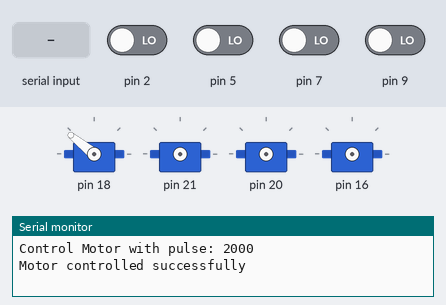
A sketch run on a simulated Arduino Uno, built with avr-gcc and run on an emulated ATmega328P. On the bench: 4 × servo, the last lines printed to the serial monitor. The test bench sets the inputs (shaded band); at power-on: pin 2, pin 5, pin 7, pin 9 LOW.

Above: at 0.01 s.
At 1.6 s:
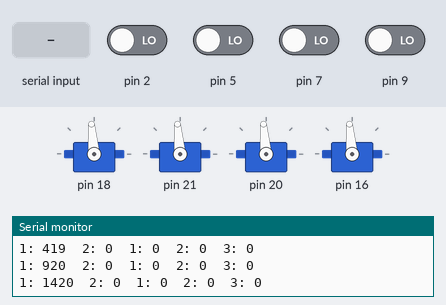
1.7 s: "90,45\n" received over Serial
Timing chart, 0 to 4.7 s (numbered marks = the images above; inputs shaded):
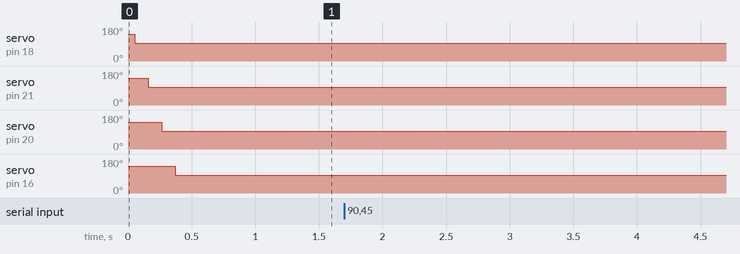

The sketch:

Encoder_Test_1.ino
```cpp
#include <Servo.h>
#include "Motor.h"

//Servo ESC1;
//Servo ESC2;
//Servo ESC3;
//Servo ESC4;

const int enc1A = 9;
const int enc1B = 8;
const int enc2A = 7;
const int enc2B = 6;
const int enc3A = 2;
const int enc3B = 3;
const int enc4A = 5;
const int enc4B = 4;

int value;

unsigned long t0; // control sampling rate (period ini)
unsigned long t1; // control sampling rate (period end)
long timeInterval = 500; // 10ms per loop = 100Hz

Motor Motor1(18, enc1A, enc1B);
Motor Motor2(21, enc2A, enc2B);
Motor Motor3(20, enc3A, enc3B);
Motor Motor4(16, enc4A, enc4B);

void setup() {
  // put your setup code here, to run once:

  Serial.begin(115200);

  Motor1.getReady();
  Motor2.getReady();
  Motor3.getReady();
  Motor4.getReady();

  t0 = millis();
}

void loop() {
    t1 = t0 + timeInterval;

    // Read value from Serial input (simulating the RPi input)
    value = mySerialReadString().toInt();

    // Send continuous control signals to Motor2
    if (value != 0) {
      kickESC2(value);  // Keep sending the control pulse
    }

    Motor1.updateCounter();
    Motor2.updateCounter();
    Motor3.updateCounter();
    Motor4.updateCounter();

    Serial.print("1: ");
    Serial.print(millis());
    Serial.print("\t2: ");
    Serial.print(Motor1.encoderStateA());
    Serial.print("\t1: ");
    Serial.print(Motor1.getEncoderCount());
    Serial.print("\t2: ");
    Serial.print(Motor2.getEncoderCount());
    Serial.print("\t3: ");
    Serial.println(Motor3.getEncoderCount());


    // Wait for the next cycle
    while (millis() <= t1) {
        delay(0.1);
    }

    t0 = t1;
}


String mySerialReadString() {
  // read till the end of the buffer or a terminating chr
  int c;
  String str= "";

  if (Serial.available() <= 0) {
    return str;
  }

  while (1) {
    c= Serial.read();
    if (c==0 || c==0x0A || c==0x0D) break;
    //if (c==0) break;
    str= str + String(char(c));
    if (Serial.available() <= 0) {
      // delay(10); // 10milliseconds = 96bits / 9600bits/sec
      // delay(10); // 10 millisec * 115200 bits/sec = 1152 bits
      delay(1); // 1 millisec * 115200 bits/sec = 115.2 bits (14.4 characters)
      if (Serial.available() <= 0) break;
    }
  }

  //Serial.print("Str: ");
  //Serial.println(str);
  return str;
}


void kickESC2(int val) {
  //Serial.println(val);

  //ESC1.writeMicroseconds(val);
  //ESC2.writeMicroseconds(val);
  //ESC3.writeMicroseconds(val);
  //ESC4.writeMicroseconds(val);

  Motor1.controlMotor(val);
  Motor2.controlMotor(val);
  Motor3.controlMotor(val);
  Motor4.controlMotor(val);
}
```

Motor.cpp
```cpp
#include "Motor.h"

Motor::Motor(int pwmPin, int encoderPinA, int encoderPinB) {
    _pwmPin = pwmPin;
    _encoderPinA = encoderPinA;
    _encoderPinB = encoderPinB;
}

void Motor::getReady() {
    // Atach Motor Pin
    _ESC.attach(_pwmPin);

    // Setup Input mode for Encoder
    pinMode(_encoderPinA, INPUT);
    pinMode(_encoderPinB, INPUT);

    // Arm Motor
    controlMotor(2000);
    delay(50);
    controlMotor(1500);
    delay(50);

    // Leave it Stopped
    controlMotor(1520);
}


void Motor::setSpeed(int Speed) {
    _Speed = Speed;
}

void Motor::updateCounter() {
    if (encoderStateA() == 1 && _lastEncoderStateA != 1) {
        _encoderCount ++;
        _lastEncoderStateA = 1;
    }
    if (encoderStateA() == 0 && _lastEncoderStateA != 0) {
        _lastEncoderStateA = 0;
    }
}
// Main file

void Motor::controlMotor(int pulse) {
    Serial.print("Control Motor with pulse: ");
    Serial.println(pulse);

    if (pulse >= 1000 && pulse <= 2000) {
        _ESC.writeMicroseconds(pulse);  // Control ESC2 globally
        Serial.println("Motor controlled successfully");
    } else {
        Serial.println("Invalid pulse value");
    }
}

int Motor::encoderStateA() {
    return digitalRead(_encoderPinA);
}

int Motor::encoderStateB() {
    return digitalRead(_encoderPinB);
}

int Motor::getEncoderPinA() const {
    return _encoderPinA;
}

int Motor::getEncoderPinB() const {
    return _encoderPinB;
}

int Motor::getEncoderCount() const {
    return _encoderCount;
}
```

Motor.h
```cpp
#ifndef Motor_h
#define Motor_h

#include <Servo.h>

class Motor {
public:
    Motor(int pwmPin, int encoderPinA, int encoderPinB);
    void getReady();
    void setSpeed(int Speed);
    void updateCounter();
    void controlMotor(int pulse);
    int encoderStateA();
    int encoderStateB();
    int getEncoderPinA() const;
    int getEncoderPinB() const;
    int getEncoderCount() const;

private:
    Servo _ESC;
    int _Speed;
    int _currentSpeed;
    int _pwmPin;
    int _encoderPinA;
    int _encoderPinB;
    int _lastEncoderStateA;
    int _lastEncoderStateB;
    int _encoderCount;
};

#endif
```
